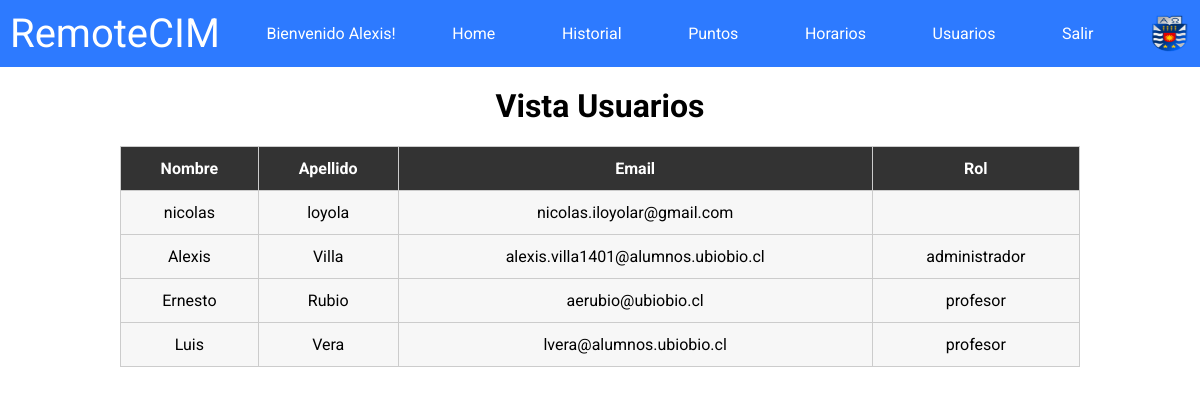
Screenshot of /vista_usuarios/ (signed in) with the database file from the repository.
### remotecim/models.py (models this page shows, shortened)
class Usuario(AbstractBaseUser, PermissionsMixin):
    id_usuario = models.AutoField(primary_key=True)
    nombre = models.CharField(max_length=255)
    apellido = models.CharField(max_length=255)
    email = models.EmailField(max_length=255, unique=True)
    password = models.CharField(max_length=255)
    rol = models.CharField(max_length=255)
    is_active = models.BooleanField(default=True)
    is_staff = models.BooleanField(default=False)
    fecha_hora_inicio = models.DateTimeField(null=True, blank=True)
    fecha_hora_fin = models.DateTimeField(null=True, blank=True)
    ultima_estacion = models.CharField(max_length=255, choices=(
        ('almacenamiento', 'Almacenamiento'),
        ('mecanizado', 'Mecanizado'),
        ('control_de_calidad', 'Control de Calidad'),
    ), null=True, blank=True)
    USERNAME_FIELD = 'email'
    REQUIRED_FIELDS = ['nombre', 'apellido']
    objects = UsuarioManager()

### remotecim/views.py (the view)
# urls.py: path('vista_usuarios/', users_view, name = 'vista_usuarios'),
def users_view(request):
    usuarios = Usuario.objects.all()
    return render(request, 'vista_usuarios.html', {'usuarios': usuarios})

### remotecim/templates/vista_usuarios.html
{% extends 'base.html' %}
{% block content %}
  <h1 class="h1-historial">Vista Usuarios</h1>
  <div class="table-container">
    <table class="custom-table">
      <thead>
        <tr>
          <th>Nombre</th>
          <th>Apellido</th>
          <th>Email</th>
          <th>Rol</th>
        </tr>
      </thead>
      <tbody>
        {% for usuario in usuarios %}
          <tr>
            <td>{{ usuario.nombre }}</td>
            <td>{{ usuario.apellido }}</td>
            <td>{{ usuario.email }}</td>
            <td>{{ usuario.rol }}</td>
          </tr>
        {% endfor %}
      </tbody>
    </table>
  </div>
{% endblock %}

### remotecim/templates/navbar.html
{% load static %}
<nav class="navbar">
    <a class="logo-navbar">RemoteCIM</a>
    {% if user.is_authenticated %}
        <div class="navbar-text">Bienvenido {{ user.nombre }}!</div>
        <a class="a-navbar" href="{% url 'home' %}">Home</a>
        <a class="a-navbar" href="{% url 'historial' %}">Historial</a>
        <a class="a-navbar" href="{% url 'puntos' %}">Puntos</a>
        <a class="a-navbar" href="{% url 'horario' %}">Horarios</a>
        {% if user.rol != 'estudiante' %}
            <a class="a-navbar" href="{% url 'registro' %}">Usuarios</a>
        {% endif %}
        <a class="a-navbar" href="{% url 'logout' %}">Salir</a>
    {% endif %}
    <a href="https://www.ubiobio.cl/w/" target="_blank"><img src="{% static 'images/ubb_escudo.png' %}" width="40px" height="40px" alt="logo-ubb-navbar"></a>
</nav>

### remotecim/static/css/styles-navbar.css (style rules this page uses)
body { font-family: 'Roboto', sans-serif; margin: 0; padding: 0; }
:root { --primary-color: #2d7aff; }
.logo-navbar { font-size: 40px; color: white; }
.a-navbar { background-color: var(--primary-color); color: white; padding: 10px; font-size: 16px; border: none; cursor: pointer; text-decoration: none; }
.navbar { display: flex; justify-content: space-between; align-items: center; background-color: var(--primary-color); color: #fff; padding: 10px; transition: background-color 0.5s ease-in-out; }

### remotecim/static/css/styles-historial.css (style rules this page uses)
.h1-historial { text-align: center; }
.table-container { max-height: 400px; overflow-y: auto; }

### remotecim/static/css/styles-main.css (style rules this page uses)
a { text-decoration: none; color: white; }
td { background: gray; cursor: pointer; }

### remotecim/static/css/styles-vista_usuarios.css (style rules this page uses)
.table-container { width: 80%; margin: 0 auto; }
.custom-table { width: 100%; border-collapse: collapse; border: 1px solid #ccc; }
.custom-table th, .custom-table td { padding: 12px; text-align: center; border-bottom: 1px solid #ccc; border-right: 1px solid #ccc; }
.custom-table th { background-color: #333; color: #fff; }
.custom-table th:last-child, .custom-table td:last-child { border-right: none; }
.custom-table tr:last-child td { border-bottom: none; }
.custom-table tr:nth-child(even) { background-color: #f2f2f2; }
.custom-table td { background-color: #f7f7f7; }
.h1-historial { text-align: center; margin-top: 20px; }

### rows the page displays
Usuario: nombre "Alexis", apellido "Villa", email "alexis.villa1401@alumnos.ubiobio.cl", rol "administrador"
Usuario: nombre "nicolas", apellido "loyola", email "nicolas.iloyolar@gmail.com"
Usuario: nombre "Ernesto", apellido "Rubio", email "aerubio@ubiobio.cl", rol "profesor"
Usuario: nombre "Luis", apellido "Vera", email "lvera@alumnos.ubiobio.cl", rol "profesor"
